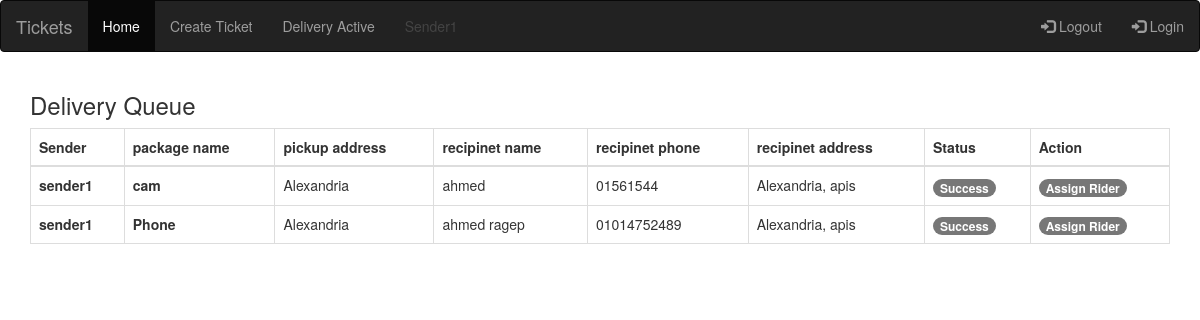
Page /delivery/delivery_queue (signed in) on the committed database.
### users/models.py (models this page shows)
class User(AbstractUser):
    sender = models.BooleanField(default=False)
    rider = models.BooleanField(default=False)
    def __str__(self):
        return self.username

### delivery/models.py (models this page shows, shortened)
class Delivery(models.Model):
    sender = models.ForeignKey(User, on_delete=models.CASCADE)
    package_name = models.CharField(max_length=100)
    pickup_address = models.CharField(max_length=100)
    recipinet_name = models.CharField(max_length=100)
    recipinet_phone = models.CharField(max_length=50)
    recipinet_address = models.CharField(max_length=50)
    rider = models.ForeignKey(User ,on_delete=models.CASCADE, related_name='delivery_rider', null=True,blank=True)
    is_delivered = models.BooleanField(default=False)
    data_created = models.DateTimeField(auto_now_add=True)
    is_verified = models.BooleanField(default=False)
    has_rider = models.BooleanField(default=False)

### delivery/views.py (the view)
# urls.py: path('delivery_queue', delivery_queue, name='delivery_queue'),
def delivery_queue(request):
   obj = Delivery.objects.filter(is_verified=True).order_by('-data_created')
   context={'obj':obj}
   return render (request,"delivery_queue.html",context)

### delivery/templates/delivery_queue.html
{% extends 'base.html' %}
{% block body %}
<div class="card">
  <div class="card-body">
    <h3 class="card-title">Delivery Queue</h3>
    <table class="table table-bordered table-hover">
      <thead class="thead-dark">
        <tr>
          <th scope="col">Sender</th>
          <th scope="col">package name</th>
          <th scope="col">pickup address</th>
          <th scope="col">recipinet name</th>
          <th scope="col">recipinet phone</th>
          <th scope="col">recipinet address</th>
          <th scope="col">Status</th>
          <th scope="col">Action</th>
        </tr>
      </thead>
      <tbody>
        {% for obj in obj %}
        <tr>
          <th>{{obj.sender}}</th>
          <th>{{obj.package_name}}</th>
          <td>{{obj.pickup_address}}</td>
          <td>{{obj.recipinet_name}}</td>
          <td>{{obj.recipinet_phone}}</td>
          <td>{{obj.recipinet_address}}</td>
          {% if obj.has_rider %}
            <td><span class="badge badge-success">Success</span></td>
          {% else %}
            <td><span class="badge badge-warning">Pending</span></td>
          {% endif %}
          <td><a href="{% url 'assign_delivery' obj.pk %}" class="badge badge-success">Assign Rider</a></td>
        </tr>
        {% endfor %}
      </tbody>
    </table>
  </div>
</div>
{% endblock body %}

### templates/base.html (shortened to what this page needs)
<!DOCTYPE html>
<html lang="en">
<head>
  <link rel="stylesheet" href="https://maxcdn.bootstrapcdn.com/bootstrap/3.4.1/css/bootstrap.min.css">
</head>
<body>
    <nav class="navbar navbar-inverse">
      <div class="container-fluid">
        <div class="navbar-header">
          <a class="navbar-brand" href="/">Tickets</a>
        </div>
        <ul class="nav navbar-nav">
          <li class="active"><a href="#">Home</a></li>
          <li><a href="">Create Ticket</a></li>
          {% if request.user.sender %}
          <li><a href="{% url 'active_delivery' %}">Delivery Active</a></li>
          {% elif request.user.is_superuser %}
          <li><a href="{% url 'delivery_queue' %}">Delivery Queue</a></li>
          {% endif %}
          <li class="nav disabled"><a>{{request.user.username|capfirst}}</a></li>
        </ul>
        <ul class="nav navbar-nav navbar-right">
            <li><a href="{% url 'logout' %}"><span class="glyphicon glyphicon-log-in"></span> Logout</a></li>
            <li><a href=""><span class="glyphicon glyphicon-log-in"></span> Login</a></li>
        </ul>
      </div>
    </nav>
  <div class="container mt-5">
    {% block body %}
    {% endblock body %}
  </div>
</body>
</html>

### rows in the picture
User: user.username "Sender1"
Delivery: sender "sender1", package_name "cam", pickup_address "Alexandria", recipinet_name "ahmed", recipinet_phone "01561544", recipinet_address "Alexandria, apis", has_rider "Success"
Delivery: sender "sender1", package_name "Phone", pickup_address "Alexandria", recipinet_name "ahmed ragep", recipinet_phone "01014752489", recipinet_address "Alexandria, apis", has_rider "Success"
